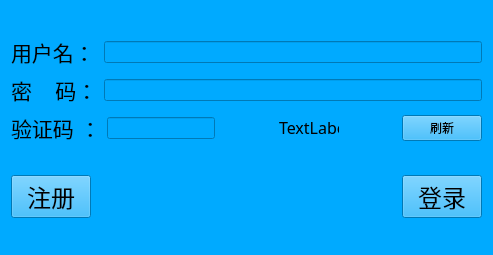
<?xml version="1.0" encoding="UTF-8"?>
<ui version="4.0">
 <class>Client</class>
 <widget class="QWidget" name="Client">
  <property name="geometry">
   <rect>
    <x>0</x>
    <y>0</y>
    <width>493</width>
    <height>255</height>
   </rect>
  </property>
  <property name="windowTitle">
   <string>登录/注册</string>
  </property>
  <property name="windowIcon">
   <iconset resource="config.qrc">
    <normaloff>:/login.png</normaloff>:/login.png</iconset>
  </property>
  <property name="styleSheet">
   <string notr="true">background-color: rgb(0, 170, 255);</string>
  </property>
  <layout class="QHBoxLayout" name="horizontalLayout_3">
   <item>
    <layout class="QVBoxLayout" name="verticalLayout">
     <item>
      <layout class="QGridLayout" name="gridLayout">
       <item row="0" column="0">
        <widget class="QLabel" name="label">
         <property name="font">
          <font>
           <family>Arial</family>
           <pointsize>16</pointsize>
          </font>
         </property>
         <property name="text">
          <string>用户名：</string>
         </property>
        </widget>
       </item>
       <item row="0" column="1">
        <widget class="QLineEdit" name="name_LE">
         <property name="styleSheet">
          <string notr="true">color: rgb(255, 255, 255);
color: rgb(255, 255, 255);</string>
         </property>
        </widget>
       </item>
       <item row="1" column="0">
        <widget class="QLabel" name="label_2">
         <property name="font">
          <font>
           <family>Arial</family>
           <pointsize>16</pointsize>
          </font>
         </property>
         <property name="text">
          <string>密    码：</string>
         </property>
         <property name="buddy">
          <cstring>label_2</cstring>
         </property>
        </widget>
       </item>
       <item row="1" column="1">
        <widget class="QLineEdit" name="pwd_LE">
         <property name="echoMode">
          <enum>QLineEdit::Password</enum>
         </property>
        </widget>
       </item>
       <item row="2" column="0" colspan="2">
        <layout class="QGridLayout" name="gridLayout_2">
         <item row="0" column="0">
          <widget class="QLabel" name="randcode">
           <property name="font">
            <font>
             <family>Arial</family>
             <pointsize>16</pointsize>
            </font>
           </property>
           <property name="text">
            <string>验证码 ：</string>
           </property>
          </widget>
         </item>
         <item row="0" column="1">
          <widget class="QLineEdit" name="randcode_LE"/>
         </item>
         <item row="0" column="2">
          <spacer name="horizontalSpacer_2">
           <property name="orientation">
            <enum>Qt::Horizontal</enum>
           </property>
           <property name="sizeHint" stdset="0">
            <size>
             <width>40</width>
             <height>20</height>
            </size>
           </property>
          </spacer>
         </item>
         <item row="0" column="3">
          <widget class="QLabel" name="label_randcode">
           <property name="sizePolicy">
            <sizepolicy hsizetype="Minimum" vsizetype="Fixed">
             <horstretch>0</horstretch>
             <verstretch>0</verstretch>
            </sizepolicy>
           </property>
           <property name="minimumSize">
            <size>
             <width>60</width>
             <height>0</height>
            </size>
           </property>
           <property name="maximumSize">
            <size>
             <width>60</width>
             <height>16777215</height>
            </size>
           </property>
           <property name="font">
            <font>
             <family>Agency FB</family>
             <pointsize>12</pointsize>
            </font>
           </property>
           <property name="text">
            <string>TextLabel</string>
           </property>
          </widget>
         </item>
         <item row="0" column="4">
          <spacer name="horizontalSpacer_3">
           <property name="orientation">
            <enum>Qt::Horizontal</enum>
           </property>
           <property name="sizeHint" stdset="0">
            <size>
             <width>40</width>
             <height>20</height>
            </size>
           </property>
          </spacer>
         </item>
         <item row="0" column="5">
          <widget class="QPushButton" name="pushButton">
           <property name="sizePolicy">
            <sizepolicy hsizetype="Fixed" vsizetype="Fixed">
             <horstretch>0</horstretch>
             <verstretch>0</verstretch>
            </sizepolicy>
           </property>
           <property name="maximumSize">
            <size>
             <width>80</width>
             <height>16777215</height>
            </size>
           </property>
           <property name="text">
            <string>刷新</string>
           </property>
           <property name="iconSize">
            <size>
             <width>13</width>
             <height>16</height>
            </size>
           </property>
          </widget>
         </item>
        </layout>
       </item>
      </layout>
     </item>
     <item>
      <layout class="QHBoxLayout" name="horizontalLayout_2">
       <item>
        <widget class="QPushButton" name="register_PB">
         <property name="font">
          <font>
           <family>Arial</family>
           <pointsize>18</pointsize>
          </font>
         </property>
         <property name="text">
          <string>注册</string>
         </property>
        </widget>
       </item>
       <item>
        <spacer name="horizontalSpacer">
         <property name="orientation">
          <enum>Qt::Horizontal</enum>
         </property>
         <property name="sizeHint" stdset="0">
          <size>
           <width>40</width>
           <height>20</height>
          </size>
         </property>
        </spacer>
       </item>
       <item>
        <widget class="QPushButton" name="login_PB">
         <property name="font">
          <font>
           <family>Arial</family>
           <pointsize>18</pointsize>
          </font>
         </property>
         <property name="text">
          <string>登录</string>
         </property>
        </widget>
       </item>
      </layout>
     </item>
    </layout>
   </item>
  </layout>
 </widget>
 <resources>
  <include location="config.qrc"/>
 </resources>
 <connections/>
</ui>
